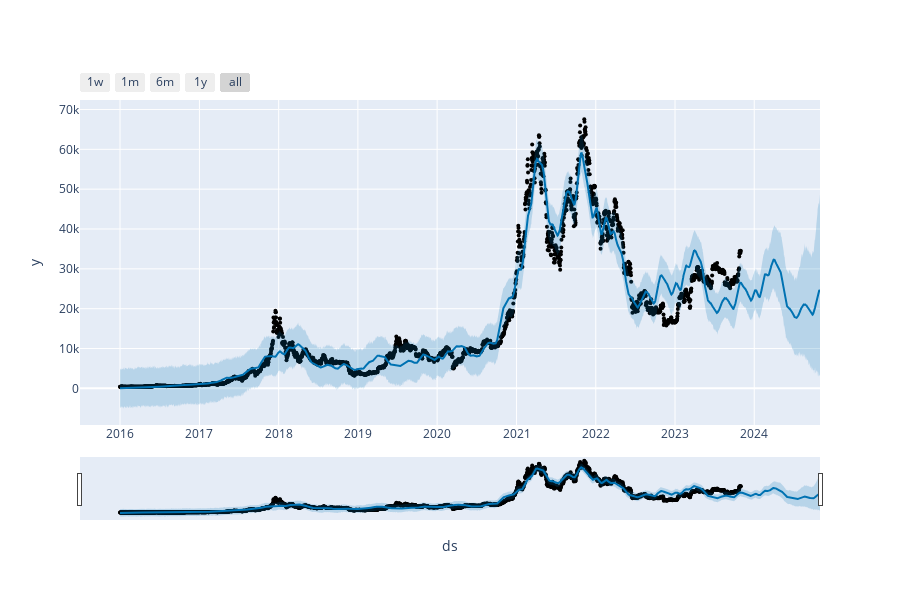

Here is the notebook cell this chart was saved with:
### Code cell
plot_plotly(m, forecast)

### Figure 1 — Plotly figure (JSON) as saved in the notebook; plotly's stock layout.template omitted (floating-point values rounded to 4 significant figures; data arrays with more than 128 entries replaced by an {"elided": "..."} marker saying what was removed)
{"data": [{"marker": {"color": "black", "size": 4}, "mode": "markers", "name": "Actual", "type": "scatter", "x": {"elided": "2861 str values"}, "y": {"elided": "2861 float values"}}, {"hoverinfo": "skip", "line": {"width": 0}, "mode": "lines", "type": "scatter", "x": {"elided": "3226 str values"}, "y": {"elided": "3226 float values"}}, {"fill": "tonexty", "fillcolor": "rgba(0, 114, 178, 0.2)", "line": {"color": "#0072B2", "width": 2}, "mode": "lines", "name": "Predicted", "type": "scatter", "x": {"elided": "3226 str values"}, "y": {"elided": "3226 float values"}}, {"fill": "tonexty", "fillcolor": "rgba(0, 114, 178, 0.2)", "hoverinfo": "skip", "line": {"width": 0}, "mode": "lines", "type": "scatter", "x": {"elided": "3226 str values"}, "y": {"elided": "3226 float values"}}], "layout": {"height": 600, "showlegend": false, "width": 900, "xaxis": {"rangeselector": {"buttons": [{"count": 7, "label": "1w", "step": "day", "stepmode": "backward"}, {"count": 1, "label": "1m", "step": "month", "stepmode": "backward"}, {"count": 6, "label": "6m", "step": "month", "stepmode": "backward"}, {"count": 1, "label": "1y", "step": "year", "stepmode": "backward"}, {"step": "all"}]}, "rangeslider": {"visible": true}, "title": {"text": "ds"}, "type": "date"}, "yaxis": {"title": {"text": "y"}}}}
